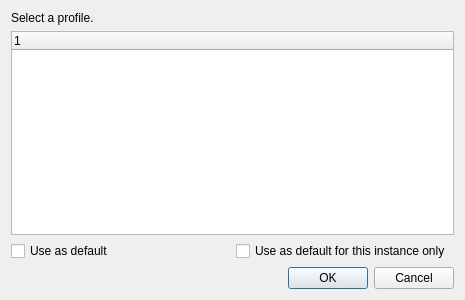
<?xml version="1.0" encoding="UTF-8"?>
<ui version="4.0">
 <class>ProfileSelectDialog</class>
 <widget class="QDialog" name="ProfileSelectDialog">
  <property name="geometry">
   <rect>
    <x>0</x>
    <y>0</y>
    <width>465</width>
    <height>300</height>
   </rect>
  </property>
  <property name="windowTitle">
   <string>Select an Account</string>
  </property>
  <layout class="QVBoxLayout" name="verticalLayout">
   <item>
    <widget class="QLabel" name="msgLabel">
     <property name="text">
      <string>Select a profile.</string>
     </property>
    </widget>
   </item>
   <item>
    <widget class="QTreeWidget" name="listView">
     <column>
      <property name="text">
       <string notr="true">1</string>
      </property>
     </column>
    </widget>
   </item>
   <item>
    <layout class="QHBoxLayout" name="horizontalLayout">
     <item>
      <widget class="QCheckBox" name="globalDefaultCheck">
       <property name="text">
        <string>Use as default</string>
       </property>
      </widget>
     </item>
     <item>
      <widget class="QCheckBox" name="instDefaultCheck">
       <property name="text">
        <string>Use as default for this instance only</string>
       </property>
      </widget>
     </item>
    </layout>
   </item>
   <item>
    <widget class="QDialogButtonBox" name="buttonBox">
     <property name="standardButtons">
      <set>QDialogButtonBox::Cancel|QDialogButtonBox::Ok</set>
     </property>
    </widget>
   </item>
  </layout>
 </widget>
 <resources/>
 <connections/>
</ui>
